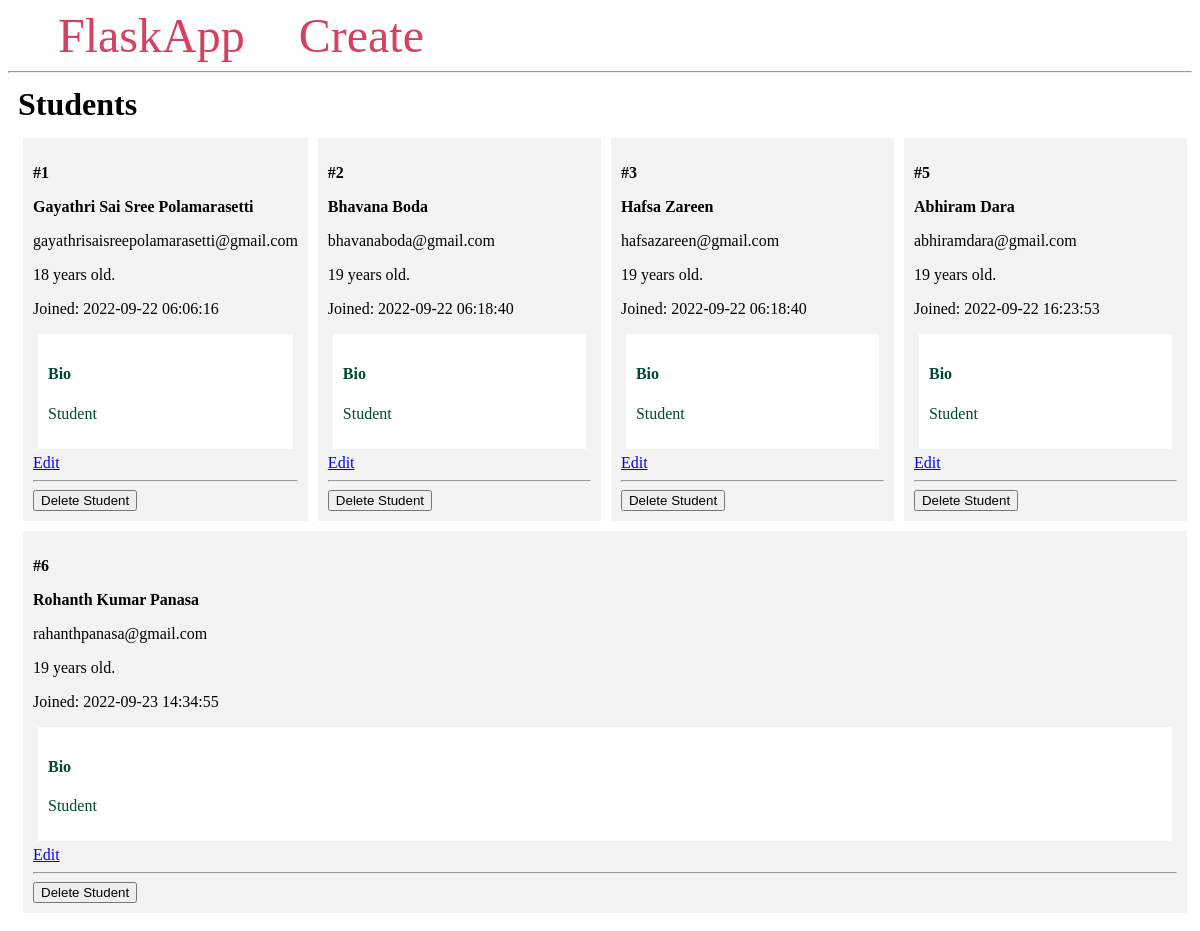
Before: / with the older database file.
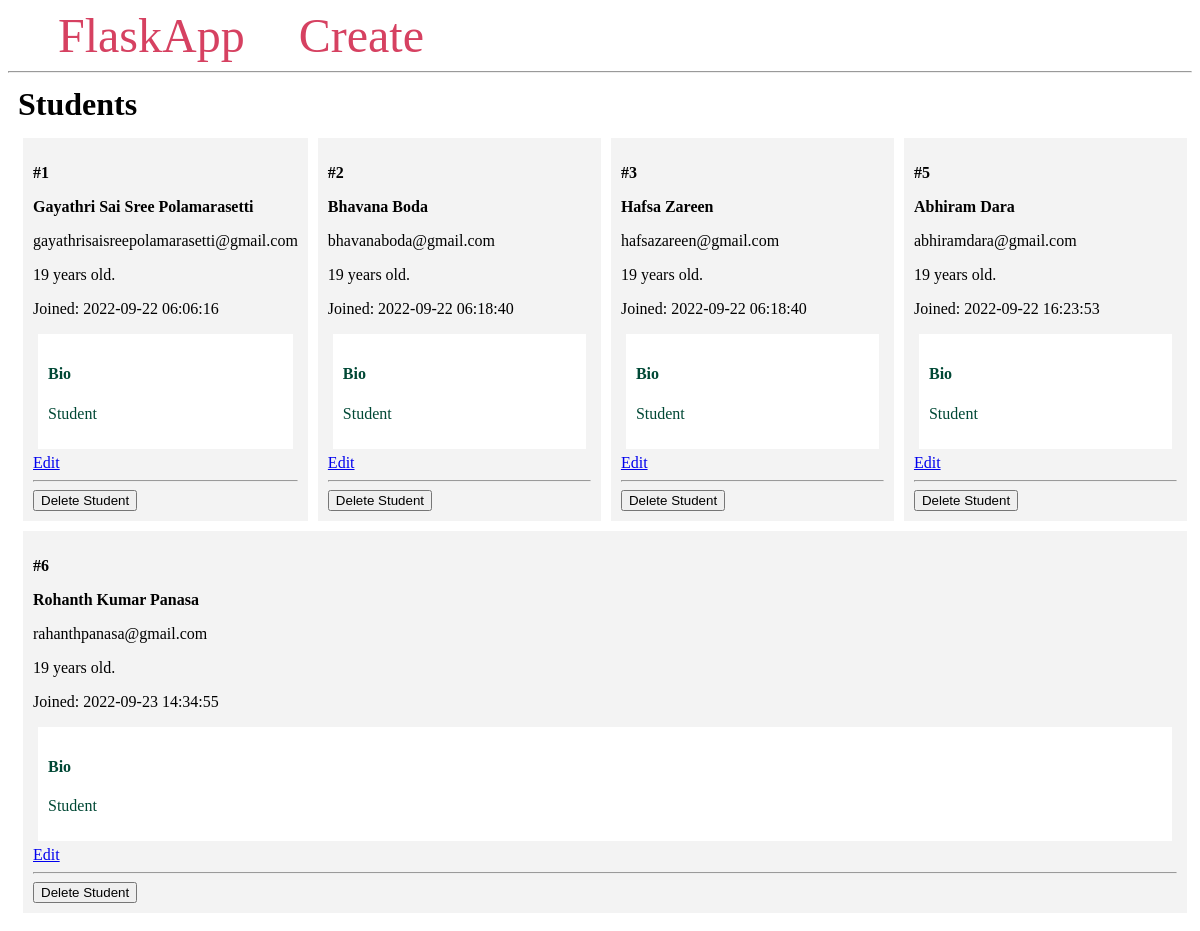
After: the same page with the newer database file.
### app.py (models this page shows, shortened)
class Students(db.Model):                  #Declared the table
    id=db.Column(db.Integer,primary_key=True)
    firstname = db.Column(db.String(100),nullable=False)
    lastname=db.Column(db.String(100),nullable=False)
    email=db.Column(db.String(100),unique=True,nullable=False)
    age=db.Column(db.Integer)
    Registered_at=db.Column(db.DateTime(timezone=True),server_default=func.now())
    About=db.Column(db.Text)

### app.py (the view)
@app.route("/")                     #To display the records in the database
def index():
    students=Students.query.all()
    return render_template("index.html",students=students)

### templates/index.html
{% extends 'base.html' %}
{% block content %}
    <h1 class="title">{% block title %} Students {% endblock %}</h1>
    <div class="content">
        {% for student in students %}
        <div class="student">
            <p>
                <b>#{{ student.id }}</b>
            </p>
            <b>
                <p class="name">{{ student.firstname }} {{student.lastname}}</p>
            </b>
            <p>
                {{student.email}}
            </p>
            <p>{{student.age}} years old.</p>
            <p>Joined: {{student.Registered_at}}</p>
            <div class="bio">
                <h4>Bio</h4>
                <p>
                    {{ student.About}}
                </p>
            </div>
            <a href="{{ url_for('edit',student_id=student.id) }}">Edit</a>
        <hr>
        <form method="POST" action="{{ url_for('delete',student_id=student.id) }}">
            <input type="submit" value="Delete Student" onclick="return confirm('Are you sure you want to delete this entry?')">
        </form>
        </div>
        {% endfor %}
    </div>
{% endblock %}

### templates/base.html (shortened to what this page needs)
<!DOCTYPE html>
<html>
    <head>
    </head>
    <body>
        <nav>
            <a href="{{url_for ('index') }}">FlaskApp</a>
            <a href="{{url_for ('create') }}">Create</a>
        </nav>
        <hr>
        <div class="content">
            {% block content %} {% endblock %}
        </div>
    </body>
</html>

### templates/base.html (style rules this page uses)
.title { margin: 5px; }
.content { margin: 5px; width: 100%; display: flex; flex-direction: row; flex-wrap: wrap; }
.student { flex:20%; padding: 10px; margin: 5px; background-color: #f3f3f3; inline-size: 100%; }
.bio { padding: 10px; margin: 5px; background-color: #ffffff; color: #004835; }
nav a { color: #d64161; font-size: 3em; margin-left: 50px; text-decoration: none; }

Changed rows visible on the page:
changed Students "Gayathri Sai Sree": age "18" → "19"
